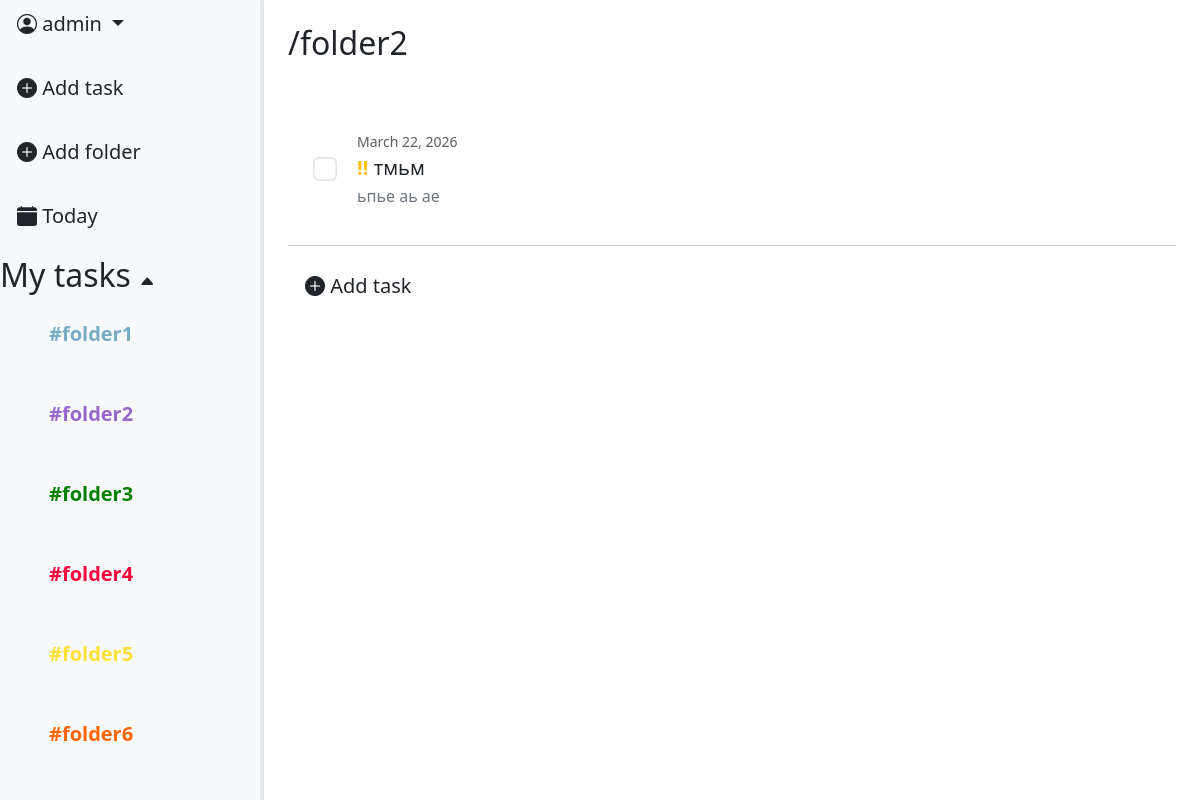
Before: /folder/56/ (signed in) with the older database file.
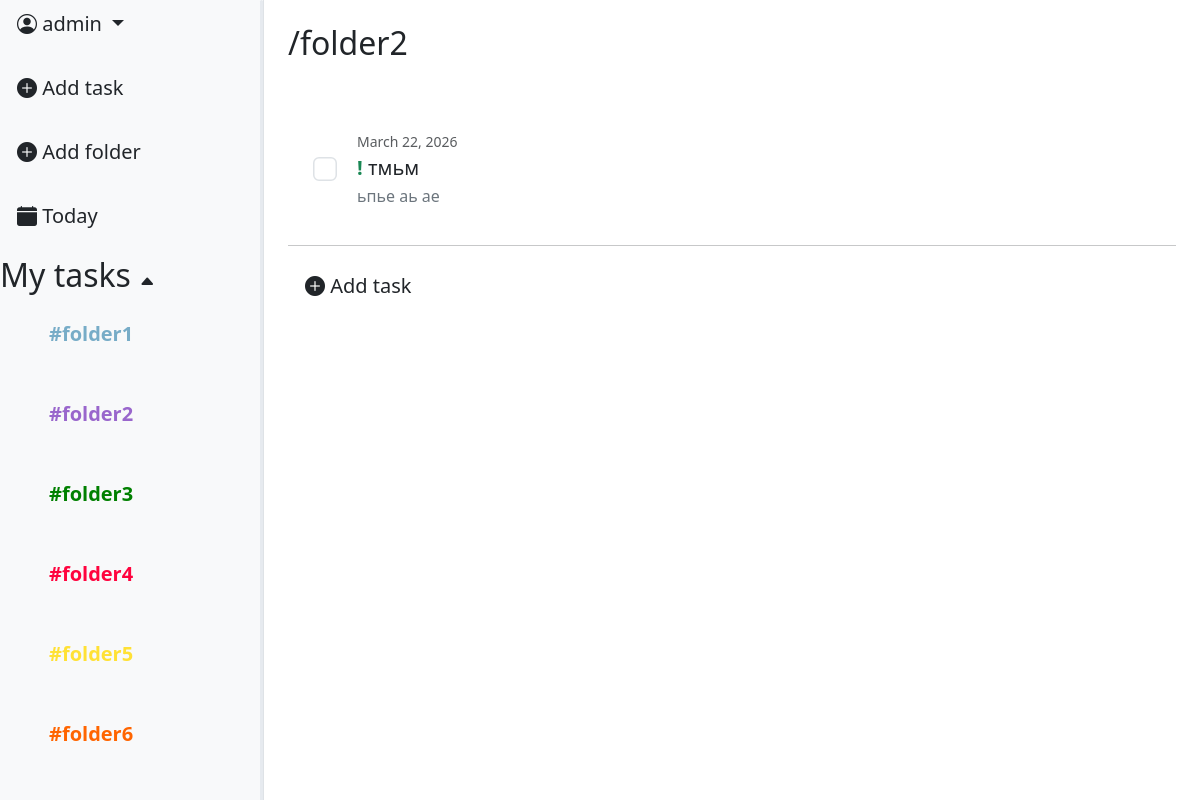
After: the same page with the newer database file.
### task_app/models.py (models this page shows, shortened)
class Folder(models.Model):
    COLOR_VARIATION = [
        ("#77acc7", "🔵Air blue"),
        ("#9966cc", "🟣Amethust"),
        ("#008000", "🟢Apple Green"),
        ("#ff033e", "🔴Red rose"),
        ("#ffe135", "🟡Banana yellow"),
        ("#ff6500", "🟠Sunset"),
        ("#000000", "⚫Black"),
    ]
    color = models.CharField(max_length=30, choices=COLOR_VARIATION, default="Black")
    name = models.CharField(max_length=16)
    box = models.ForeignKey(Box, null=True, blank=True, on_delete=models.CASCADE, default=None)
    created_at = models.DateTimeField(auto_now_add=True)
    creator = models.ForeignKey(User, on_delete=models.CASCADE)

class Task(models.Model):
    STATUS_CHOICES = [
        ("todo", "To Do"),
        ("in_progress", "In progress"),
        ("done", "Done"),
                ]
    PRIORITY_CHOICES = [
        ("low", "🟩Low"),
        ("medium", "🟨Medium"),
        ("high", "🟥High"),
                ]
    title = models.CharField(max_length=256)
    description = models.CharField(max_length=512)
    status = models.CharField(max_length=20, choices=STATUS_CHOICES, default="todo")
    priority = models.CharField(max_length=20, choices=PRIORITY_CHOICES, default="low")
    due_date = models.DateField(null=True, blank=True)
    creator = models.ForeignKey(User, on_delete=models.CASCADE, related_name="trasks")
    created_at = models.DateTimeField(auto_now_add=True)
    folder = models.ForeignKey(
                Folder,
                on_delete=models.CASCADE,
                related_name="tasks",
                null=True,
                blank=True,
                default=None)
    workspace = models.ForeignKey(Workspace, on_delete=models.CASCADE, null=True, blank=True, default=None)

### task_app/views.py (the view)
# urls.py: path('', views.TaskListView.as_view(), name="task_list"),
class TaskListView(LoginRequiredMixin, ListView):
    model = models.Task
    context_object_name = "tasks"
    template_name = "tasks/task_list.html"
    def get_queryset(self):
        queryset = models.Task.objects.filter(creator=self.request.user).prefetch_related('comments')
        folder_id = self.kwargs.get('folder_id')
        if folder_id:
            queryset = queryset.filter(folder_id=folder_id)
        else:
            queryset = queryset.filter(folder__isnull=True)
        status = self.request.GET.get('status')
        if status:
            queryset = queryset.filter(status__iexact=status)
        else:
           queryset = queryset.exclude(status__iexact="done")
        return queryset.order_by("due_date")
    def get_context_data(self, **kwargs):
        context = super().get_context_data(**kwargs)
        context["folders"] = Folder.objects.filter(creator=self.request.user)
        folder_id = self.kwargs.get('folder_id')
        if folder_id:
            context['current_folder'] = get_object_or_404(Folder, id=folder_id, creator=self.request.user)
        else:
            context['current_folder'] = None
        context["form"] = TaskFilterForm(self.request.GET)
        context["task_form"] = TaskForm()
        context["folder_form"] = FolderForm()
        context["comment_form"] = CommentForm()
        context["comments"] = models.Comment.objects.filter(
            task__creator=self.request.user).select_related('creator', 'task')
        return context

### task_app/forms.py
class TaskFilterForm(forms.Form):
    PRIORITY_CHOICES = [
        ("low", "Low"),
        ("medium", "Medium"),
        ("high", "High"),
                ]
    priority = forms.ChoiceField(choices=PRIORITY_CHOICES, required=False, label="Priority")
    def __init__(self, *args, **kwargs):
        super(TaskFilterForm, self).__init__(*args, **kwargs)
        self.fields['priority'].widget.attrs.update({"class": "form-select"})

class TaskForm(forms.ModelForm):
    class Meta:
        model = Task
        fields = ["title", "description", "priority", "due_date", "folder"]
        widgets = {
            'due_date': forms.DateInput(attrs={
                "class": "form-control transparent-input",
                "placeholder" : "Date",
                "type": "date"
            })
        }
    def __init__(self, *args, **kwargs):
        current_folder = kwargs.pop('current_folder', None)
        super(TaskForm, self).__init__(*args, **kwargs)
        if current_folder:
            self.fields['folder'].initial = current_folder
        self.fields['title'].widget.attrs.update({
            "class": "form-control noborder-input title-input",
            "placeholder" : "Title"
        })
        self.fields['description'].widget.attrs.update({
            "class": "form-control noborder-input content-input",
            "placeholder" : "Content"
        })
        self.fields['priority'].widget.attrs.update({
            "class": "form-control transparent-input",
            "placeholder" : "Priority"
        })

### templates/tasks/task_list.html (shortened to what this page needs)
{% extends 'base.html' %}
{% load static %}
{% load custom_tags %}
{% block content %}
<div class="d-flex">
    {% include 'includes/leftbar.html' %}
    <div class="p-4" style="flex: 1 1 0; min-width: 0;">
        {% if current_folder %}
            <h2>/{{ current_folder.name }}</h2>
        {% else %}
            <h2>Today</h2>
        {% endif %}
        <br>
        <ul class="list-group list-group-flush" data-simplebar style="max-height: 700px; overflow-x: hidden;">
            {% for task in tasks %}
                {% include 'includes/rightbar_task_scroll.html' with task=task %}
            {% empty %}
                <li class="list-group-item text-center py-4 text-muted">
                    <i class="bi bi-clipboard-x" style="font-size: 2rem;"></i>
                    <p class="mb-0">Tasks not found</p>
                </li>
            {% endfor %}
        </ul>
        <div class="list-group-item border-0 pt-3">
            <a class="btn btn-lg" data-bs-toggle="modal" data-bs-target="#TaskModal">
                <i class="bi bi-plus-circle-fill"></i> Add task
            </a>
        </div>
    </div>
</div>
{% endblock %}

### templates/base.html (shortened to what this page needs)
<!DOCTYPE html>
<html lang="en">
<head>
    <link href="https://cdn.jsdelivr.net/npm/bootstrap@5.3.0/dist/css/bootstrap.min.css" rel="stylesheet">
    <link rel="stylesheet" href="https://cdn.jsdelivr.net/npm/bootstrap-icons@1.11.0/font/bootstrap-icons.css">
    <link rel="stylesheet" href="https://cdn.jsdelivr.net/npm/simplebar@latest/dist/simplebar.css">
    {% load static %}
    <link rel="stylesheet" href="{% static 'css/modal_style.css'%}">
</head>
<body>
    {% block content %}
    {% endblock %}
</body>
</html>

### templates/includes/leftbar.html (shortened to what this page needs)
<div id="leftbar" class="bg-light border-end" style="width: 22%; min-height: 100vh; position: relative;">
    <div class="dropdown-center mb-3">
        <button class="btn btn-lg dropdown-toggle" type="button" data-bs-toggle="dropdown" aria-expanded="false">
            <i class="bi bi-person-circle"></i>  {{ user.username }}
        </button>
    </div>
    <div class="d-flex flex-column align-items-start gap-3">
        <a class="btn btn-lg" data-bs-toggle="modal" data-bs-target="#TaskModal">
            <i class="bi bi-plus-circle-fill"></i> Add task
        </a>
        <a class="btn btn-lg" data-bs-toggle="modal" data-bs-target="#FolderModal">
            <i class="bi bi-plus-circle-fill"></i> Add folder
        </a>
        <a class="btn btn-lg" href="{% url 'tasks:task_list' %}">
            <i class="bi bi-calendar-fill"></i> Today
        </a>
        <h2 id="folders-toggle" style="cursor: pointer; user-select: none;">
            My tasks <span id="folders-arrow" class="bi bi-caret-up-fill" style="font-size: 16px;"></span>
        </h2>
    </div>
    <div id="folder_list" data-simplebar style="max-height: 500px; overflow-x: hidden;">
        <div class="d-flex flex-column align-items-start gap-3 ps-4">
            {% for folder in folders %}
                <div class="folder-row d-flex align-items-center justify-content-between p-2 rounded">
                    <a
                    href="{% url 'tasks:folder-tasks' folder.pk %}"
                    class="btn btn-lg"
                    style="color: {{ folder.color }}; font-weight: bold;"
                    >
                    #{{ folder.name }} </a>
                </div>
            {% endfor %}
        </div>
    </div>
    <div id="leftbar-resizer"
        style="position: absolute;
            top: 0;right: 0; width: 3.5px; height: 100%;cursor: col-resize;
            z-index: 100;">
    </div>
</div>

### templates/includes/rightbar_task_scroll.html (shortened to what this page needs)
<div class="task-scroling">
    <li class="list-group-item  border-0 p-1 bg-transparent" style="min-height: 80px;">
        <div class="task-area d-flex align-items-center p-3">
            <div class="form-check ms-2" style="z-index: 10;">
                <input  class="form-check-input task-complete-input"
                        type="checkbox"
                        name="checkboxDefault"
                        id="checkboxTask{{ task.pk }}"
                        data-url="{% url 'tasks:task-complete' task.pk %}"
                        style="transform: scale(1.5); cursor: pointer;">
            </div>
            <div class="flex-grow-1 p-3">
                <p class="task-date text-muted mb-1 small">{{ task.due_date }}</p>
                <h5 class="mb-1">
                    {% if task.priority == 'high' %}
                        <span class="text-danger fw-bold fs-5">!!!</span>
                    {% elif task.priority == 'medium' %}
                        <span class="text-warning fw-bold fs-5">!!</span>
                    {% else %}
                        <span class="text-success fw-bold fs-5">!</span>
                    {% endif %}
                    {{ task.title }}
                </h5>
                <p class="text-secondary mb-0 text-truncate" style="max-width: 1050px;">{{ task.description }}</p>
            </div>
        </div>
    </li>
</div>
<hr class="m-0">

### static/css/modal_style.css (style rules this page uses)
.task-area { border: 1px solid transparent; border-radius: 8px; transition: all 0.3 ease; }
.task-area * { pointer-events: none; }
.task-area .detail_link, .task-area .form-check, .task-area .form-check-input { pointer-events: auto; }
.folder-row { transition: background-color 0.2s; cursor: pointer; }
#leftbar-resizer { opacity: 0; transition: opacity 0.2s; background: #e6eaef; border-radius: 4px; }
#folder_list { transition: max-height 0.3s ease, opacity 0.3s ease; overflow: hidden !important; }

Changed rows visible on the page:
changed Task "тмьм": priority "!!" → "!"
